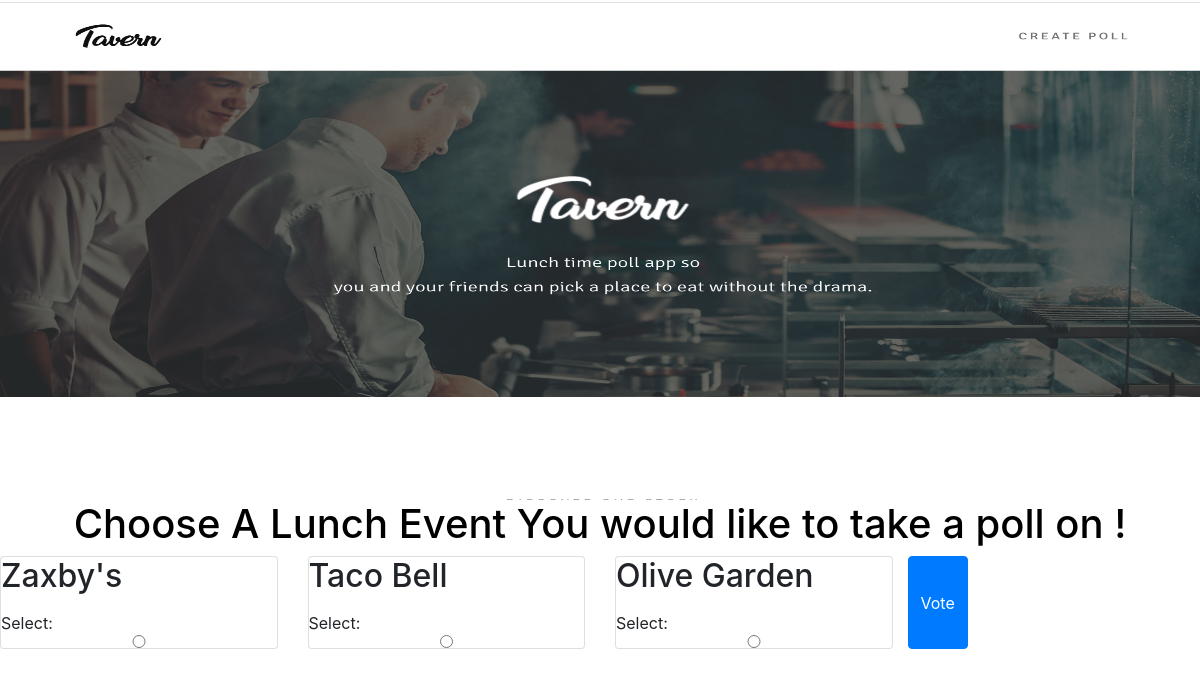
Page /4/ on the committed database.
### tavern/models.py (models this page shows, shortened)
class Location(models.Model):
    lunch = models.ForeignKey('Lunch', on_delete=models.CASCADE)
    suggested_locations = models.CharField(max_length=100,  null=True)
    votes = models.IntegerField(default=0)

### tavern/views.py (the view)
# urls.py: path('<int:pk>/', views.Details.as_view(), name='detail'),
class Details(TemplateView):
    template_name = "details.html"
    def get_context_data(self, **kwargs):
        available_locations = Location.objects.all()
        lunch_pk = self.kwargs.get('pk')
        lunch = Lunch.objects.get(pk=lunch_pk)
        context = {
                "details": available_locations,
                "lunch": lunch
        }
        return context

### tavern/templates/details.html (shortened to what this page needs)
{% extends "base.html"%}
{% block content %}
   <form action="{% url 'tavern:vote' lunch.id %}" method="post" class="row">
       {% for location in lunch.location_set.all %}
            <div class="col-md-3">
                <div class="card">
                  <label for="Location{{ forloop.counter }}">
                      <h2>{{ location.suggested_locations }}</h2>
                  </label>
                       Select: <input type="radio" name="location" id="location{{ forloop.counter }}" value="{{ location.id }}" />
                </div>
            </div>
       {% endfor %}
       <input type="submit" class="btn btn-primary" value="Vote" />
    </form>
{% endblock %}

### rows in the picture
Location: suggested_locations "Zaxby's"
Location: suggested_locations "Taco Bell"
Location: suggested_locations "Olive Garden"
